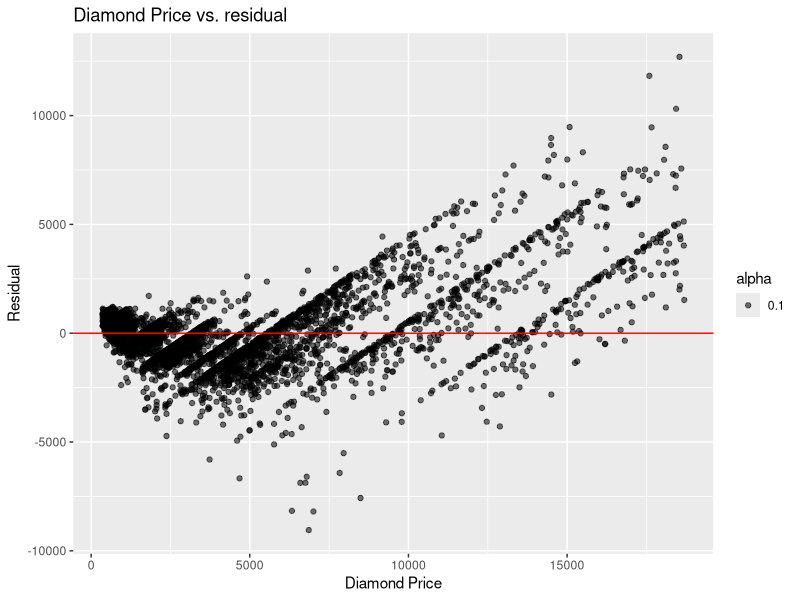
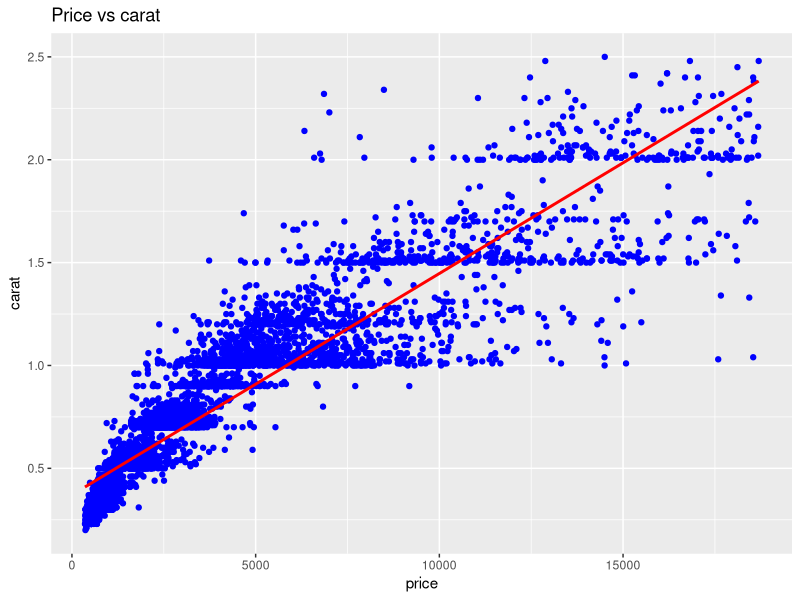

Write the R code that produced these figures, in order. (Note: this script raises an error after producing the figures.)
### COMP120 - Mastery Tasks 09
#==============================
# Student ID: 5120768
# Name: Son Hoang Nguyen (Alex)
#==============================
# Your code for the mastery task should be provided below.
# Make sure you write comments about what your code does for each block of code that you write.

# Load the appropriate packages/libraries for this mastery task. Code for one of them is given below.
library(tidyverse)

# A random seed has been set for you. You must execute this line before creating training and test data so that the results are reproducible (i.e., will provide the same results everytime and it is easy to check the answers)
set.seed(1001) ## FIX THE RANDOM NUMBER GENERATOR FOR REPRODUCIBILITY

# Write code to create diamonds2 dataset. Also, write code to partition this dataset into the training and test data
diamonds2 <- diamonds %>% filter(carat <= 2.5)

train <- diamonds2 %>% sample_frac(0.9)
test <- diamonds2 %>% setdiff(train)


# Code and comments for the first linear model (model1) for question 1 - indicate the 
# sub-questions you are answering - e.g. #a), #b) and #c)

f <- price ~ carat
# a)	Write code to construct the model using the training dataset.
model1 <- lm(f, train)
summary(model1)

# b)	Write down the resulting regression equation: Y = -2334.40 + 7866.22X1

# c>	Describe the impact of carat on price. 
# When the diamond weight 0 carat, the price is -$2334.40. Which does not really make sense.
# Each additional carat results in an increase by about $7866.22 in price of the diamond.

# d)	Write code to obtain the R-squared value for the training dataset.  
mdl1 <- summary(model1)
mdl1$r.squared

# e)	Write a comment showing the value of the R-squared result in question d above.
# The Rsquare value for the training dataset is 0.8528.
# the R2 statistic suggests that 85.28% of the variance is captured by the model

# f)	Write code to predict the outcomes for the test dataset. 
yhat <- predict(model1, test)

# g)	Write code to obtain the R-squared value for the test dataset. 
# Compute R square statustic for the  data
rsqr <- function(y, yhat) {
  ss.res <- sum((y - yhat)^2)
  ss.tot <- sum((y - mean(y))^2)
  
  1 - ss.res / ss.tot
}
rsqr(test$price, yhat)
# The R-squared value for the test dataset is 0.844. 
# the R2 statistic suggests that 84.4% of the variance is captured by the model generated by train dataset

#h)	Write code to generate the residual plot for the test dataset.
test_mod <- test %>% mutate(residual = price - yhat)

# Visualise the residual plot
ggplot(test_mod, aes(x=price, y=residual)) +
  geom_point(aes(alpha=0.1)) + 
  geom_abline(slope = 0, intercept=0, col = "red") + 
  ggtitle("Diamond Price vs. residual") +
  xlab("Diamond Price") + 
  ylab("Residual")


ggplot(test_mod, aes(price, carat))+
  geom_point(col="blue")+
  geom_smooth(method = "lm", se=FALSE, col="red")+
  ggtitle("Price vs carat")


#i)	Describe the result of the residual plot
# Residual values are are distributed randomly. 
# Residuals form straight lines for certain carat values. This could potentially be a rounding
# issue with the way carat was measured. Maybe people tend to round the carat value.

# also, The higher the carat value, the higher values of variations. In other words,
# There are some heavy diamonds(high carat values) were sold at very high price, while some were sold at low price





# Code and comments for the second model, a random forest model (model2) for question 2 - indicate the 
# sub-questions you are answering - e.g. #a), #b) and #c)
#a. construct the model using the training dataset
model2 <- randomForest(f, train, ntree=100)

#b.
mean(model2$rsq)

#c.	Write code to predict the outcomes for the test dataset. 
yhat <- predict(model2, test)

# d.	Write code to obtain the R-squared value for the test dataset. 
rsqr(test$price, yhat)
# R-square for the test dataset is 0.8613. 
# 86.13% of the variation in test is captured by the randomforest model2

#e.	Write code to generate the residual plot for the test dataset.
# Create a new variable that has all the columns of the test dataset # plus the residual variable
test_mod <- test %>% mutate(residual = price - yhat)

# Visualise the residual plot
ggplot(test_mod, aes(x=price, y=residual)) +
  geom_point(aes(alpha=0.1)) + 
  geom_abline(slope = 0, intercept=0, col = "red") + 
  ggtitle("Diamond Price vs. residual") +
  xlab("Diamond Price") + 
  ylab("Residual")



# Answer for question 3 
# The R-squared value for the test dataset for model 1 is 0.844.
# The R-squared value for the test dataset for model 2 is 0.8613.
# We can see that model2 did a better job at predicting price of unseen diamonds 
# based on its weight(carat). R-square value of model2 is higher!

